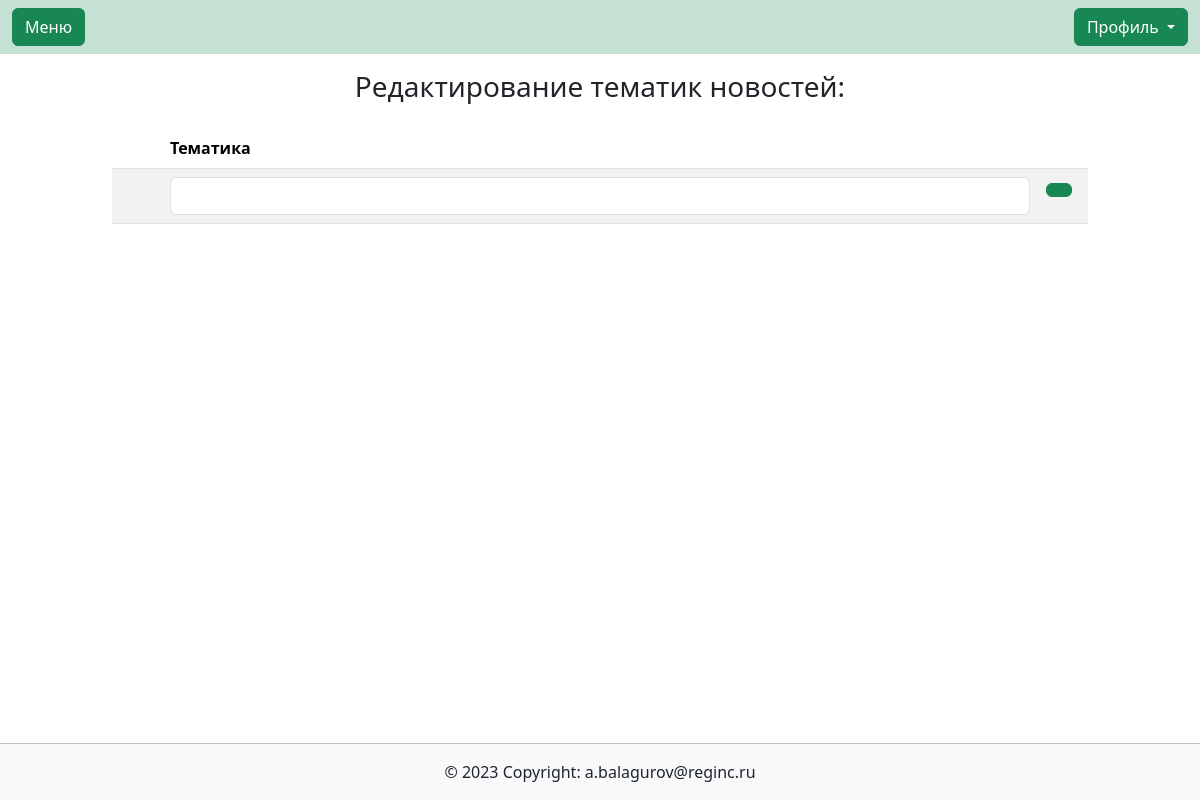
Page /contentmanagment/topics/ on the earlier database version.
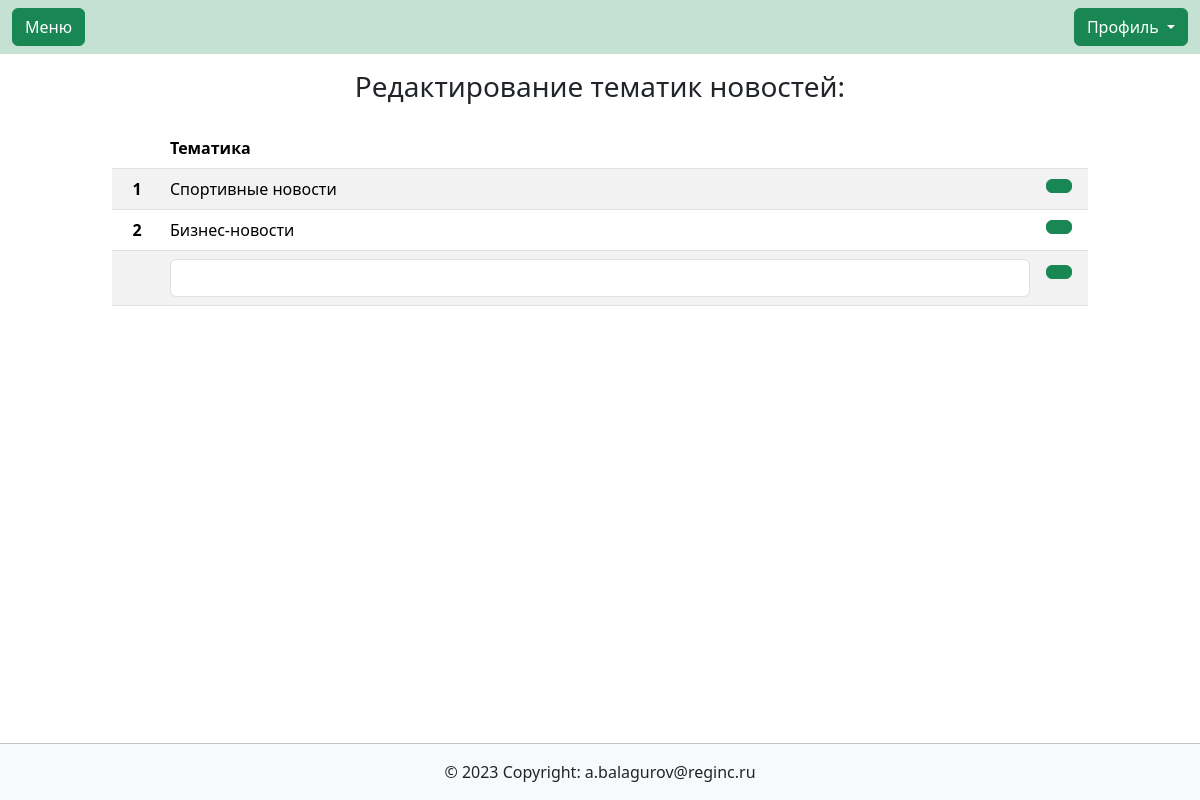
Same page on the later database version.
### main/models.py (models this page shows, shortened)
class NewsTopicsModel(models.Model):
    description = models.CharField(max_length=100, blank=True)
    class Meta:
        verbose_name_plural = 'Тематики новостей'
    def get_absolute_url(self):
        return reverse('contentmanagment:topics', kwargs={'id': self.id})

### contentmanagment/views.py (the view)
# urls.py: path('topics/', views.topics, name='topics'),
def topics(request, id=None):
    newstopics = NewsTopicsModel.objects.all()
    form = NewsTopicsForm()
    if id != None:
        instance = NewsTopicsModel.objects.get(pk=id)
        form = NewsTopicsForm(instance=instance)
    context = {
        'newstopics': newstopics,
        'form': form,
        'id': id,
    }
    return render(request, 'contentmanagment/topics.html', context)

### contentmanagment/forms.py
class NewsTopicsForm(forms.ModelForm):
    class Meta:
        model = NewsTopicsModel
        fields = ['description']
        widgets = {
            'description': forms.TextInput(attrs={'class': 'form-control'}),
        }

### contentmanagment/templates/contentmanagment/topics.html (shortened to what this page needs)
{% extends  'base.html' %}
{% load bootstrap_icons %}
{% block content %}
    <h3 class="text-center py-3">Редактирование тематик новостей:</h3>
    <div class="container col-12 col-md-10">
    <table class="table table-striped">
        <thead>
          <tr>
            <th scope="col"></th>
            <th scope="col">Тематика</th>
            <th scope="col"></th>
          </tr>
        </thead>
        <tbody>
        {% for newstopic in newstopics %}
            <tr class="my-auto align-items-center">
                <th scope="row" class="my-auto py-auto text-center" style="width: 50px;">{{ forloop.counter }}</th>
                <td class="my-auto py-auto align-items-center">{{ newstopic.description }}</td>
                <td class="my-1 py-1" style="width: 50px;"><a class="btn btn-success" href="{{ newstopic.get_absolute_url }}">{% bs_icon 'pencil' size='1.3em' %}</a></td>
            </tr>
        {% endfor %}
            <form method="post">
                <tr class="my-auto align-items-center">
                    <th scope="row" class="my-auto text-center" style="width: 50px;"></th>
                    <td class="my-auto py-auto align-items-center">{{ form.description }}</td>
                    <td class="my-auto" style="width: 50px;"><button type="submit" class="btn btn-success"> </button></td>
                </tr>
            </form>
        </tbody>
    </table>
</div>
{% endblock content %}

Differences in the rows shown:
added NewsTopicsModel: description "Спортивные новости"
added NewsTopicsModel: description "Бизнес-новости"
